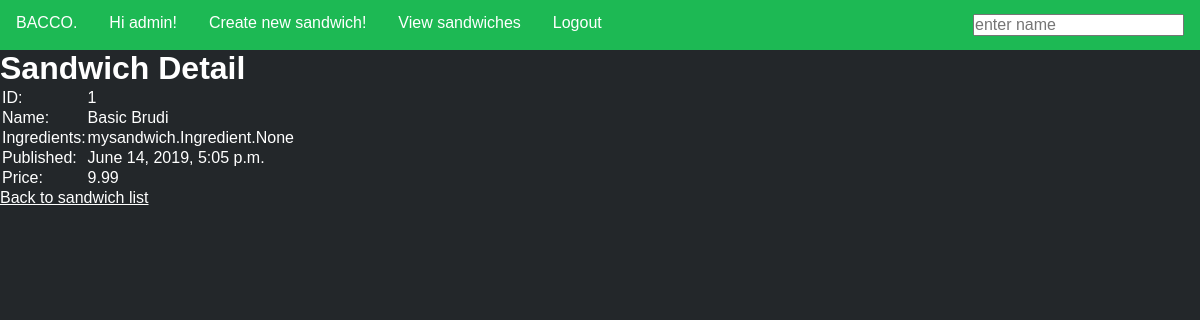
The app's page /mysandwich/show/1 (signed in) with its own data.
### mysandwich/models.py (models this page shows, shortened)
class Sandwich(models.Model):
    name = models.CharField(max_length=255)
    ingredients = models.ManyToManyField(Ingredient)
    pub_date = models.DateTimeField(default=timezone.now(), blank=True)
    price = models.DecimalField(max_digits=4, decimal_places=2, default=0) # max 99,99

### mysandwich/views.py (the view)
# urls.py: path('show/<int:pk>', SandwichDetailView.as_view(), name='sandwich'),
class SandwichDetailView(DetailView):
    model = Sandwich
    context_object_name = "sandwich"
    def get_context_data(self, **kwargs):
        context = super(SandwichDetailView, self).get_context_data(**kwargs)
        context['sandwich_list'] = Sandwich.objects.all()
        return context

### mysandwich/templates/mysandwich/sandwich_detail.html (shortened to what this page needs)
{% extends "home.html" %}
{% block content %}
<h1>Sandwich Detail</h1>
<table class="sandwich">
  <tr><td>ID:</td>        <td>{{ sandwich.id }}</td></tr>
  <tr><td>Name:</td>      <td>{{ sandwich.name }}</td></tr>
  <tr><td>Ingredients:</td>     <td>{{ sandwich.ingredients }}</td></tr>
  <tr><td>Published:</td>      <td>{{ sandwich.pub_date }}</td></tr>
  <tr><td>Price:</td>    <td>{{ sandwich.price }}</td></tr>
</table>
<p><a href="../show">Back to sandwich list</a></p>
{% endblock content %}

### templates/base.html (shortened to what this page needs)
<!DOCTYPE html>
{% load static %}
<html>
<head>
  <link rel="stylesheet" href="/static/base.css">
</head>
<nav>
  {% if user.is_authenticated %}
  <ul>
    <li> <p>BACCO.</p> </li>
    <li> <p>Hi {{ user.username }}!</p> </li>
    <li><a href="/mysandwich">Create new sandwich!</a></li>
    <li><a href="/mysandwich/show">View sandwiches</a></li>
    <li><a href="{% url 'logout' %}">Logout</a></li>
    <li style="float: right">
        <form action="{% url 'search_results' %}" method="get" style="float:right">
          <input name="q" type="text" placeholder="enter name">
        </form>
    </li>
  </ul>
  {% else %}
  <p>You are not logged in</p>
  <a href="{% url 'login' %}">Login</a>
  {% endif %}
</nav>
<body>
  <main>
    {% block content %}
    {% endblock %}
  </main>
</body>
</html>

### static/base.css (style rules this page uses)
* { margin: 0; padding: 0; font-family: sans-serif; color: white; font-size: 16px; }
html, body { background: #23272a; }
h1 { font-size: 2em; margin: 0; }
nav ul { list-style-type: none; margin: 0; padding: 0; overflow: hidden; background-color: #1DB954; }
li { float: left; text-align: center; }
li a { display: block; color: white; text-align: center; padding: 14px 16px; text-decoration: none; }
li p, li form { display: block; color: white; text-align: center; padding: 14px 16px; text-decoration: none; }

### records on screen
Sandwich: id "1", name "Basic Brudi", ingredients "mysandwich.Ingredient.None", pub_date "June 14, 2019, 5:05 p.m.", price "9.99"

### other values on screen
{{ user.username }} "admin"
